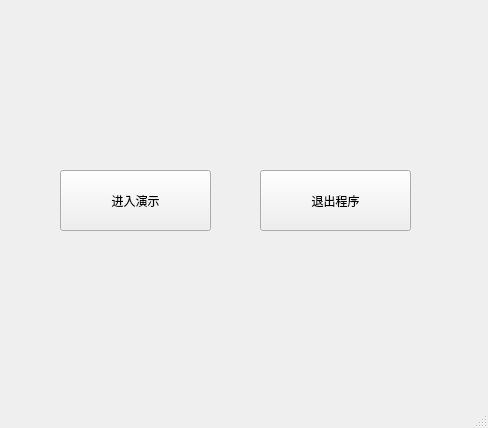
<?xml version="1.0" encoding="UTF-8"?>
<ui version="4.0">
 <class>MainWindow</class>
 <widget class="QMainWindow" name="MainWindow">
  <property name="geometry">
   <rect>
    <x>0</x>
    <y>0</y>
    <width>488</width>
    <height>428</height>
   </rect>
  </property>
  <property name="windowTitle">
   <string>MainWindow</string>
  </property>
  <widget class="QWidget" name="centralwidget">
   <widget class="QPushButton" name="show_Button">
    <property name="geometry">
     <rect>
      <x>60</x>
      <y>170</y>
      <width>151</width>
      <height>61</height>
     </rect>
    </property>
    <property name="styleSheet">
     <string notr="true">/* 美化 QTextBrowser，全局生效 */
QTextBrowser {
    background-color: #f9fcff;          /* 浅蓝背景，柔和不刺眼 */
    border: 1px solid #90caa1;          /* 与按钮保持一致的绿色边框 */
    border-radius: 6px;                 /* 圆角 */
    padding: 8px;                       /* 内边距 */
    color: #1f2328;                     /* 深色文字 */
    font: 12px &quot;Microsoft YaHei&quot;;       /* 字体 */
}

/* 鼠标悬停时（虽然 QTextBrowser 一般不点击，但也能给 hover 效果） */
QTextBrowser:hover {
    border: 1px solid #64b5f6;          /* 边框加深 */
    background-color: #eef7ff;          /* 稍微更亮的蓝色背景 */
}

/* 禁用时 */
QTextBrowser:disabled {
    background-color: #f0f3f6;
    border: 1px solid #d0d7de;
    color: #98a2ad;
}
</string>
    </property>
    <property name="text">
     <string>进入演示</string>
    </property>
   </widget>
   <widget class="QPushButton" name="exit_Button">
    <property name="geometry">
     <rect>
      <x>260</x>
      <y>170</y>
      <width>151</width>
      <height>61</height>
     </rect>
    </property>
    <property name="text">
     <string>退出程序</string>
    </property>
   </widget>
  </widget>
  <widget class="QMenuBar" name="menubar">
   <property name="geometry">
    <rect>
     <x>0</x>
     <y>0</y>
     <width>488</width>
     <height>18</height>
    </rect>
   </property>
  </widget>
  <widget class="QStatusBar" name="statusbar"/>
 </widget>
 <resources/>
 <connections/>
</ui>
